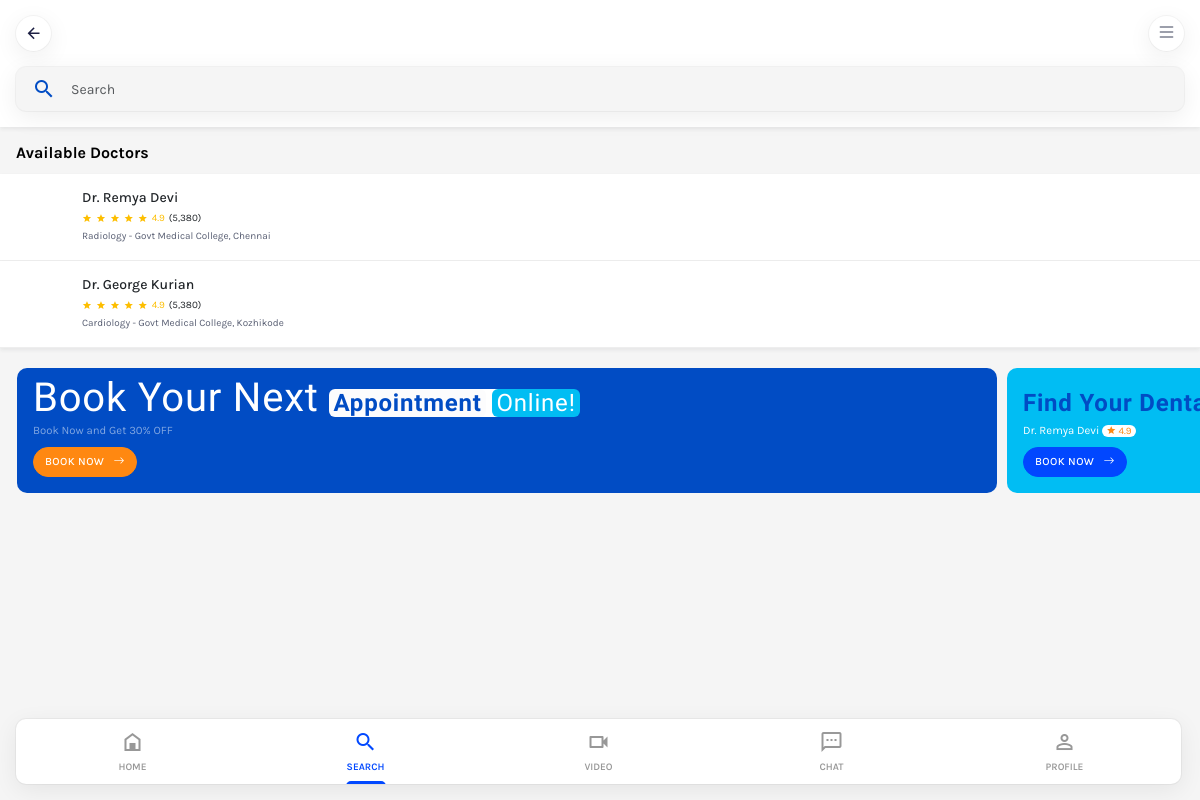
The app's page /patients/doctors_list/ (signed in) with its own data.
### patients/models.py (models this page shows, shortened)
class DoctorProfile(models.Model):
    user = models.OneToOneField(CustomUser, on_delete=models.CASCADE, null=True, blank=True, related_name='doctor_profile')
    first_name = models.CharField(max_length=100)
    last_name = models.CharField(max_length=100, blank=True, default='')
    full_name = models.CharField(max_length=100, editable=False)
    about = models.TextField()
    gender = models.CharField(max_length=10, choices=[('Male', 'Male'), ('Female', 'Female'), ('Other', 'Other')])
    dob = models.DateField(null=True, blank=True)
    profile_picture = models.ImageField(upload_to='doctor_images/', null=True, blank=True)
    specialization = models.ForeignKey(Specialization, on_delete=models.CASCADE)
    experience_years = models.PositiveIntegerField(default=0)
    qualification = models.CharField(max_length=150)
    college = models.CharField(max_length=150)
    clinic_address = models.TextField(null=True, blank=True)
    consultation_fee = models.PositiveIntegerField()
    is_active = models.BooleanField(default=True)
    date_joined = models.DateTimeField(auto_now_add=True)
    date_updated = models.DateTimeField(auto_now=True)

class Specialization(models.Model):
    category = models.ForeignKey(Category, on_delete=models.CASCADE, related_name='specializations')
    name = models.CharField(max_length=100, unique=True)
    description = models.TextField(null=True, blank=True)

### patients/views.py (the view)
# urls.py: path('doctors_list/', DoctorsListView.as_view(), name='doctors_list'),
class DoctorsListView(TemplateView):
    template_name = 'doctors_list.html'
    def get(self, request, *args, **kwargs):
        query = request.GET.get('q', '')
        doctors = DoctorProfile.objects.filter(is_active=True).select_related('specialization').order_by('?')
        if query:
            doctors = doctors.filter(
                Q(full_name__icontains=query) | Q(specialization__name__icontains=query)
            )
        return self.render_to_response({'doctors': doctors, 'query': query})

### patients/templates/doctors_list.html (shortened to what this page needs)
{% extends 'base.html' %}
{% block content %}
{% load static %}
<body class="bg-light">
   <div class="select-area d-flex flex-column vh-100">
      <div class="bg-white shadow-sm">
         <div class="d-flex align-items-center justify-content-between mb-auto p-3 osahan-header">
            <div class="d-flex align-items-center gap-2 me-auto">
               <a href="{% url 'home' %}" class="text-dark bg-white shadow rounded-circle icon">
                  <span class="mdi mdi-arrow-left mdi-18px"></span>
               </a>
            </div>
            <div class="d-flex align-items-center gap-3">
               <a class="toggle text-muted d-flex align-items-center justify-content-center fs-5 bg-white shadow rounded-circle icon" href="#"><i
                     class="bi bi-list"></i></a>
            </div>
         </div>
         <div class="px-3 pb-3">
            <form method="get" action="{% url 'doctors_list' %}">
               <div class="input-group rounded-4 shadow overflow-hidden border-0 py-1 ps-3 bg-light">
                  <span class="input-group-text bg-transparent text-muted border-0 p-0" id="search"><span class="mdi mdi-magnify mdi-24px text-primary"></span></span>
                  <input type="text" name="q" value="{{ query }}" class="form-control bg-transparent text-muted border-0 px-3 fs-14" placeholder="Search" aria-label="Search" aria-describedby="search">
               </div>
            </form>
         </div>
      </div>
      <div class="vh-100 my-auto overflow-auto body-fix-osahan-footer">
         <div class="py-3">
            <div>
               <h6 class="mb-2 pb-1 px-3 fw-bold text-black">Available Doctors</h6>
               {% if doctors %}
               {% for doctor in doctors %}
               <a href="{% url 'doctor_profile' doctor_id=doctor.id %}" class="link-dark">
                  <div class="d-flex align-items-center gap-3 bg-white border-bottom shadow-sm p-3">
                     <div class="small">
                        <h6 class="mb-1 fs-14">Dr. {{ doctor.full_name }}</h6>
                        <div class="d-flex align-items-center gap-1 small">
                           <span class="mdi mdi-star text-warning"></span>
                           <span class="mdi mdi-star text-warning"></span>
                           <span class="mdi mdi-star text-warning"></span>
                           <span class="mdi mdi-star text-warning"></span>
                           <span class="mdi mdi-star text-warning"></span>
                           <span class="text-warning">4.9</span>
                           <span>(5,380)</span>
                        </div>
                        <small class="text-muted">{{ doctor.specialization.name }} - {{ doctor.college }}</small>
                     </div>
                  </div>
               </a>
               {% endfor %}
               {% else %}
                  <p class="text-muted text-center">No doctors found</p>
               {% endif %}
            </div>
         </div>
         <div class="mb-3">
            <div class="available-doctor ps-2 ms-1">
               <div class="available-doctor-item">
                  <div class="bg-primary text-white rounded-4 p-3 doctor-book-back">
                     <h1 class="mb-1 doctor-book-back-title">Book Your Next
                        <span class="h4 text-warning overflow-hidden rounded-4 m-0 bg-white">
                           <b class="bg-light-subtle text-primary px-1 rounded">Appointment</b>
                           <b class="bg-info fw-normal text-white px-1 rounded">Online!</b>
                        </span>
                     </h1>
                      <p class="mb-2 text-white-50 small">Book Now and Get 30% OFF</p>
                     <a href="{% url 'appointment_page' %}" class="btn btn-sm btn-book btn-secondary">BOOK NOW <i class="bi bi-arrow-right"></i></a>
                  </div>
               </div>
               {% for doctor in doctors|slice:":1" %}
               <div class="available-doctor-item">
                  <div class="btn-info text-white rounded-4 p-3 doctor-book-back">
                     <h1 class="mb-1 doctor-book-back-title">
                        <span class="h4 overflow-hidden m-0">
                           <b class="text-primary">Find Your Dental</b>
                        </span>
                     </h1>
                     <p class="mb-2 small">Dr. {{ doctor.full_name }} <span class="bg-white rounded-pill px-1 small text-orange"><i class="mdi mdi-star"></i> 4.9</span></p>
                     <a href="{% url 'request_appointment' doctor_id=doctor.id %}" class="btn btn-sm btn-primary btn-book">BOOK NOW <i class="bi bi-arrow-right"></i></a>
                  </div>
               </div>
               {% endfor %}
            </div>
         </div>
      </div>
      <div class="footer mt-auto p-3 fix-osahan-footer">
         <div
            class="d-flex align-items-center justify-content-between rounded-4 shadow overflow-hidden bottom-nav-main">
            <a href="{% url 'home' %}" class="col footer-bottom-nav">
               <span class="mdi mdi-home-variant-outline mdi-24px"></span>
               <span>Home</span>
            </a>
            <a href="{% url 'doctors_list' %}" class="col footer-bottom-nav active">
               <span class="mdi mdi-magnify mdi-24px"></span>
               <span>Search</span>
            </a>
            <a href="{% url 'video_page' %}" class="col footer-bottom-nav">
               <span class="mdi mdi-video-outline mdi-24px"></span>
               <span>Video</span>
            </a>
            <a href="{% url 'chat_page' %}" class="col footer-bottom-nav">
               <span class="mdi mdi-message-processing-outline mdi-24px"></span>
               <span>Chat</span>
            </a>
            <a href="{% url 'profile_page' %}" class="col footer-bottom-nav">
               <span class="mdi mdi-account-outline mdi-24px"></span>
               <span>Profile</span>
            </a>
         </div>
      </div>
   </div>
{% endblock %}

### static/vender/sidebar/demo.css (style rules this page uses)
.hc-nav-trigger.hc-nav-1, .hc-nav-trigger { display: none; }
.hc-nav-trigger { font-size: 26px; color: #22252a; }

### static/css/style.css (style rules this page uses)
:root { --dark: #1b1e42; --primary: #014CC4; --light-primary: #01BDF3; --lighter-primary: #598fff; --lighter-primary-opacity: #e9f2ff; --secondary: #595f73; --light: #f5f5f5; --success: #3dae14; --light-success: #93cf88; --warning: #fdbe00; --light-warning: #fbf2d9; --orange: #FF8811; --light-orange: #f8efea; }
body { font-family: 'Karla', sans-serif; color: var(--dark); font-size: 13px; }
.landing-slider.slick-initialized, .top-doctors.slick-initialized, .available-doctor.slick-initialized, .recent-doctors.slick-initialized { visibility: visible; opacity: 1; }
.landing-slider, .top-doctors, .available-doctor, .recent-doctors { opacity: 0; visibility: hidden; transition: opacity 1s ease; -webkit-transition: opacity 1s ease; }
.border-bottom { border-color: #eee !important; }
.text-dark { color: var(--dark) !important; }
.text-primary { color: var(--primary) !important; }
.text-warning { color: var(--warning) !important; }
.text-orange { color: var(--orange); }
.bg-light { background-color: var(--light) !important; }
.bg-primary { background-color: var(--primary) !important; }
.btn-primary, .btn-outline-primary:hover, .btn-outline-primary:focus { background: #0147ff !important; border-color: #0147ff !important; }
.btn-secondary, .btn-outline-secondary:hover, .btn-outline-secondary:focus { background: var(--orange) !important; border-color: var(--orange) !important; }
.btn-info, .btn-outline-info:hover, .btn-outline-info:focus { background: var(--light-primary) !important; border-color: var(--light-primary) !important; color: #ffffff !important; }
.bg-info { background: var(--light-primary) !important; }
.text-muted { color: var(--secondary) !important; }
a { text-decoration: none; }
.form-control { box-shadow: none !important; }
.rounded-4, .form-control { border-radius: 10px !important; }
.btn { font-size: 13px; padding: 13px 15px !important; border-radius: 10px !important; font-weight: 700 !important; }
.btn-sm { padding: 7px 12px !important; }
.fs-14 { font-size: 14px; }
.fix-osahan-footer { position: absolute; bottom: 0; left: 0; right: 3px; }
.shadow { box-shadow: rgb(0 0 0 / 7%) 0px 6px 24px 0px, rgb(0 0 0 / 4%) 0px 0px 0px 1px !important; }
.top-doctor-item, .recent-doctor-item, .available-doctor-item { margin: 4px 5px; }
.body-fix-osahan-footer { padding-bottom: 82px; }
.footer-bottom-nav { text-align: center; display: flex; align-items: center; flex-direction: column; color: #989898; padding: 5px 0 9px 0; position: relative; }
.footer-bottom-nav span { font-size: 10px; font-weight: 600; text-transform: uppercase; }
.footer-bottom-nav.active { color: #0148ff; }
.footer-bottom-nav.active:after { content: ""; width: 40px; height: 10px; background: #0148ff; border-radius: 50px; position: absolute; bottom: -7px; }
.bottom-nav-main { background: #fff; }
.icon { min-width: 35px; width: 35px; height: 35px; display: flex; align-items: center; justify-content: center; }
.doctor-book-back { position: relative; overflow: hidden; }
.doctor-book-back-title { font-family: 'Sofia Sans Extra Condensed', sans-serif; padding-right: 77px; letter-spacing: 0.8px; line-height: 28px !important; }
.btn-book { font-weight: 500 !important; padding: 6px 11px !important; font-size: 11px; z-index: 99 !important; border-radius: 50px !important; letter-spacing: 0.4px; }
.btn-book i { margin-left: 6px; }

### records on screen
DoctorProfile: full_name "Remya Devi", specialization.name "Radiology", college "Govt Medical College, Chennai"
DoctorProfile: full_name "George Kurian", specialization.name "Cardiology", college "Govt Medical College, Kozhikode"
